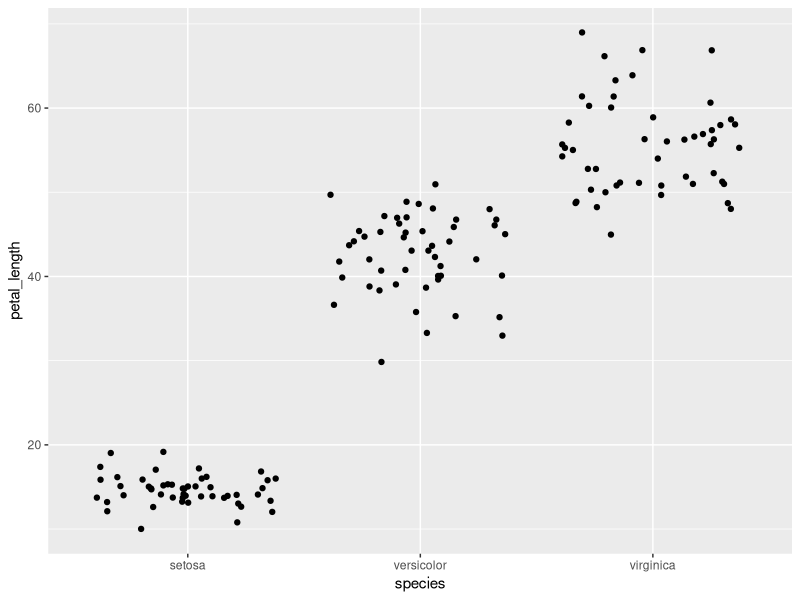
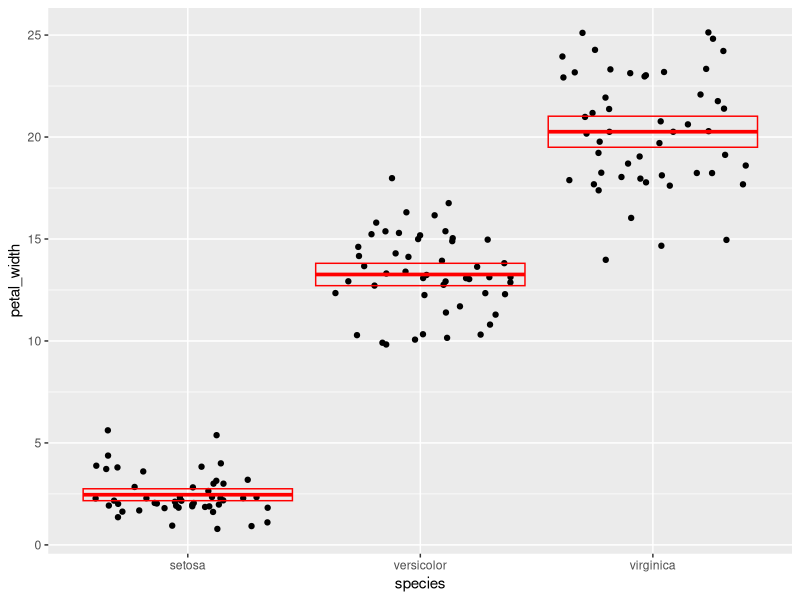
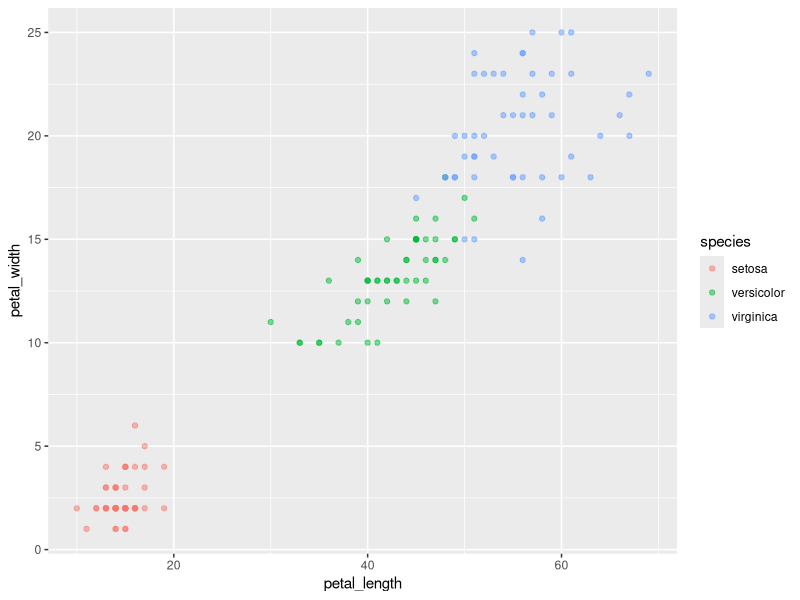

These charts were generated, in order, by the following R code: (Note: this script raises an error after producing the figures.)
## ---- chunk 1
#load packages
library(tidyverse)    

#iris data set pakages
iris <- as_tibble(iris) # so it prints a little nicer
## ---- chunk 2
# Question 1

i2 <-rename(iris, sepal_length = Sepal.Length,
       sepal_width = Sepal.Width,
       petal_length = Petal.Length,
       petal_width = Petal.Width,
       species = Species)

i2
## ---- chunk 3
#question 2

ni2 <-mutate(i2, sepal_length = sepal_length * 10,
       sepal_width = sepal_width * 10,
       petal_length = petal_length * 10,
       petal_width = petal_width * 10)

ni2
## ---- chunk 4
#question 3

ia1 <-mutate(ni2, sepal_area = sepal_length * sepal_width,
       petal_area = petal_length * petal_width)

select(ia1, petal_area, sepal_area)
## ---- chunk 5
#question 4

ques4 <-summarize(ni2, sample_size = n(), 
          max = max(sepal_length),
          min = min(sepal_length),
          range = max - min ,
          median = median(sepal_length),
          q1 = quantile(sepal_length, probs = 0.25),
          q3 = quantile(sepal_length, probs = 0.75),
          iqr = q3-q1)

ques4
## ---- chunk 6
#question 5

ni2_grouped <-group_by(ni2, species)

ques5 <-summarize(ni2_grouped, sample_size = n(),
          petal_mean = mean(petal_width),
          st_dev = sd(petal_width),
          width_variance = var(petal_width),
          sem = sd(petal_width) / sqrt(sample_size),
          upper_ci = mean(petal_width) + 1.96 * sem,
          lower_ci = mean(petal_width) - 1.96 * sem)

ques5                           
## ---- chunk 7
#question 6

ggplot(data = ni2) +
        geom_jitter(mapping = aes(x = species, y = petal_length))
## ---- chunk 8
#question 7

width_summary <-
        summarise(
                ni2_grouped, 
                petal_mean = mean(petal_width),
                sem = sd(petal_width) / sqrt(n()),
                upper_limit =  petal_mean + 1.96 * sem,
                lower_limit =  petal_mean - 1.96 * sem
        )

width_summary
          
ggplot(data = ni2) +
        geom_jitter(mapping = aes(x = species, y = petal_width)) +
        geom_crossbar(
                data = width_summary,
                mapping = aes(
                        x = species,
                        y = petal_mean,
                        ymax = upper_limit,
                        ymin = lower_limit
                ),
                color = "red"
        )
## ---- chunk 9
#question 8

ggplot(data = ni2) +
        geom_point(mapping = aes(x = petal_length, y = petal_width, color = species), alpha = 0.5)
## ---- chunk 10
sessioninfo::session_info()
